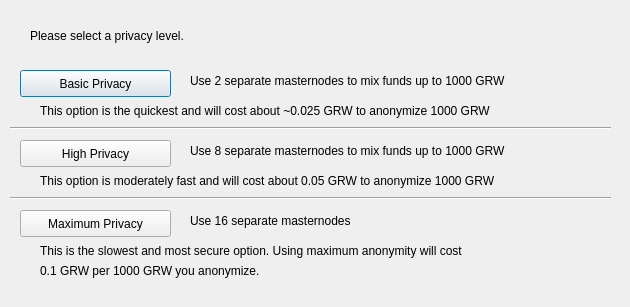
<?xml version="1.0" encoding="UTF-8"?>
<ui version="4.0">
 <class>DarksendConfig</class>
 <widget class="QDialog" name="DarksendConfig">
  <property name="geometry">
   <rect>
    <x>0</x>
    <y>0</y>
    <width>630</width>
    <height>307</height>
   </rect>
  </property>
  <property name="windowTitle">
   <string>Configure PrivateSend</string>
  </property>
  <widget class="QPushButton" name="buttonBasic">
   <property name="geometry">
    <rect>
     <x>20</x>
     <y>70</y>
     <width>151</width>
     <height>27</height>
    </rect>
   </property>
   <property name="text">
    <string>Basic Privacy</string>
   </property>
  </widget>
  <widget class="QPushButton" name="buttonHigh">
   <property name="geometry">
    <rect>
     <x>20</x>
     <y>140</y>
     <width>151</width>
     <height>27</height>
    </rect>
   </property>
   <property name="text">
    <string>High Privacy</string>
   </property>
  </widget>
  <widget class="QPushButton" name="buttonMax">
   <property name="geometry">
    <rect>
     <x>20</x>
     <y>210</y>
     <width>151</width>
     <height>27</height>
    </rect>
   </property>
   <property name="text">
    <string>Maximum Privacy</string>
   </property>
  </widget>
  <widget class="QLabel" name="label">
   <property name="geometry">
    <rect>
     <x>30</x>
     <y>20</y>
     <width>571</width>
     <height>31</height>
    </rect>
   </property>
   <property name="text">
    <string>Please select a privacy level.</string>
   </property>
  </widget>
  <widget class="QLabel" name="label_2">
   <property name="geometry">
    <rect>
     <x>190</x>
     <y>70</y>
     <width>421</width>
     <height>21</height>
    </rect>
   </property>
   <property name="text">
    <string>Use 2 separate masternodes to mix funds up to 1000 GRW</string>
   </property>
  </widget>
  <widget class="QLabel" name="label_3">
   <property name="geometry">
    <rect>
     <x>190</x>
     <y>140</y>
     <width>411</width>
     <height>21</height>
    </rect>
   </property>
   <property name="text">
    <string>Use 8 separate masternodes to mix funds up to 1000 GRW</string>
   </property>
  </widget>
  <widget class="QLabel" name="label_4">
   <property name="geometry">
    <rect>
     <x>190</x>
     <y>210</y>
     <width>421</width>
     <height>21</height>
    </rect>
   </property>
   <property name="text">
    <string>Use 16 separate masternodes</string>
   </property>
  </widget>
  <widget class="QLabel" name="label_6">
   <property name="geometry">
    <rect>
     <x>40</x>
     <y>100</y>
     <width>561</width>
     <height>21</height>
    </rect>
   </property>
   <property name="text">
    <string>This option is the quickest and will cost about ~0.025 GRW to anonymize 1000 GRW</string>
   </property>
  </widget>
  <widget class="QLabel" name="label_7">
   <property name="geometry">
    <rect>
     <x>40</x>
     <y>170</y>
     <width>561</width>
     <height>21</height>
    </rect>
   </property>
   <property name="text">
    <string>This option is moderately fast and will cost about 0.05 GRW to anonymize 1000 GRW</string>
   </property>
  </widget>
  <widget class="QLabel" name="label_8">
   <property name="geometry">
    <rect>
     <x>40</x>
     <y>240</y>
     <width>561</width>
     <height>21</height>
    </rect>
   </property>
   <property name="text">
    <string>This is the slowest and most secure option. Using maximum anonymity will cost</string>
   </property>
  </widget>
  <widget class="QLabel" name="label_9">
   <property name="geometry">
    <rect>
     <x>40</x>
     <y>260</y>
     <width>561</width>
     <height>21</height>
    </rect>
   </property>
   <property name="text">
    <string>0.1 GRW per 1000 GRW you anonymize.</string>
   </property>
  </widget>
  <widget class="Line" name="line">
   <property name="geometry">
    <rect>
     <x>10</x>
     <y>120</y>
     <width>601</width>
     <height>16</height>
    </rect>
   </property>
   <property name="orientation">
    <enum>Qt::Horizontal</enum>
   </property>
  </widget>
  <widget class="Line" name="line_2">
   <property name="geometry">
    <rect>
     <x>10</x>
     <y>190</y>
     <width>601</width>
     <height>16</height>
    </rect>
   </property>
   <property name="orientation">
    <enum>Qt::Horizontal</enum>
   </property>
  </widget>
 </widget>
 <resources/>
 <connections/>
</ui>
